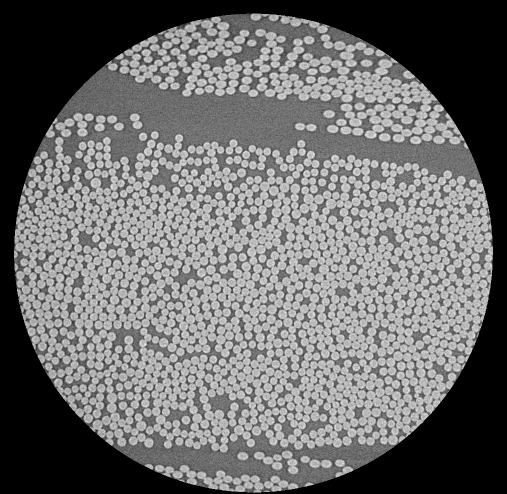
%> input picture 02506/Week04/week4/CT_lab_high_res.png, 1013 x 988 px (shown at 1/2 size)
$ octave feature_match_solution.m   (GNU Octave 9; MATLAB toolbox functions it lacks are replaced by stand-ins)
%> lines starting %> are read from the running program, lines starting %| are printed output that depends on the picture
### 02506/Week04/week04_mcode/getTransformation.m
function [R, t, s] = getTransformation(p,q)
% Computes the rotation, R, translation, t, and scale, s, of transforming
% point set p to q, such that sum_i(||s*R*p_i + t - q_i||).
% function: [R, t, s] = getTransformation(p,q)
%

% Mean of the two point sets
mean_p = mean(p,2);
mean_q = mean(q,2);

% Eucledian distance to mean point
d_q = sqrt(sum((q-mean_q).^2));
d_p = sqrt(sum((p-mean_p).^2));

% Scale
s = d_q/d_p;

% Covarince matrix
H = (q-mean_q)*(p-mean_p)';

% SVD
[u,~,v] = svd(H);

% Rotation matrix
R = u*v;
R = u*[1,0;0,sign(det(R))]*v;

% Translation
t = mean_q - s*R*mean_p;

end

### 02506/Week04/week04_mcode/feature_match_solution.m
% Exercise on feature-based registration

% Create a random point set
% Set parameters for a random point set that is rotated and translated
n = 20; % number of random points
theta = 0.7*pi; % rotation angle
R_in = [cos(theta), -sin(theta); sin(theta), cos(theta)]; % rotation matrix
T_in = rand(2,1)*1.5; % translation vector (random)
s_in = 1.3; % scale

% Compute points
p = rand(2,n); % random point set
mean_p = mean(p,2); % man point

q = R_in*p + T_in; % transform the scaled points
q = q + 0.05*rand(2,n); % add noise to the image

% Show the result
figure()
plot([p(1,:); q(1,:)], [p(2,:); q(2,:)], 'g', 'LineWidth', 2)
hold on
plot(p(1,:), p(2,:), 'r.', 'MarkerSize', 25)
plot(q(1,:), q(2,:), 'b.', 'MarkerSize', 25)
axis equal off
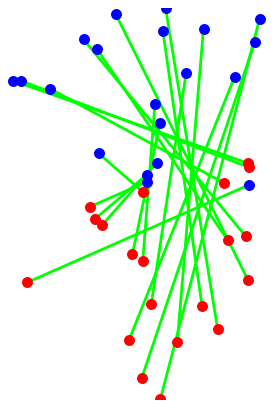
%> figure redrawn from the program's plot data

%% Recover parameters

% Find scale
mean_q = mean(q,2);
d_q = sqrt(sum((q-mean_q).^2));
d_p = sqrt(sum((p-mean_p).^2));
s = d_q/d_p;

% Find covariance matrix
C = (q-mean_q)*(p-mean_p)';

[u,ss,v] = svd(C);

R = u*v;
R = u*[1,0;0,sign(det(R))]*v;

T = mean_q - s*R*mean_p;


%% Plot the transformed points

q_new = s*R*p + T; % transform the scaled points

% Show the result
figure()
plot([q_new(1,:); q(1,:)], [q_new(2,:); q(2,:)], 'g', 'LineWidth', 2)
hold on
plot(q_new(1,:), q_new(2,:), 'r.', 'MarkerSize', 25)
plot(q(1,:), q(2,:), 'b.', 'MarkerSize', 25)
axis equal off
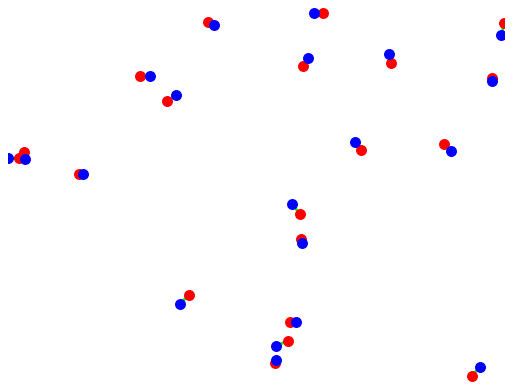
%> figure redrawn from the program's plot data


%% Compute parameters and transform points based on the function

[R, t, s] = getTransformation(p,q); % Compute the transformation parameters from the function

q_new = s*R*p + t; % transform the scaled points

% Show the result
figure()
plot([q_new(1,:); q(1,:)], [q_new(2,:); q(2,:)], 'g', 'LineWidth', 2)
hold on
plot(q_new(1,:), q_new(2,:), 'r.', 'MarkerSize', 25)
plot(q(1,:), q(2,:), 'b.', 'MarkerSize', 25)
axis equal off

%% %%%%%%%%%%%%%%%%%%%%%%%%%%%%%%%%%%%%%%%%%%%%%%%%%%%%%%%%%%%%%%%%%%%%%%%%%%%%%%%%%%%%%%%%%%%%%%%%
% Get SFIT features and match them

% Change path to vlfeat to where you have put it
addpath /Users/abda/Documents/Teaching/02506/code/vlfeat-0.9.21/toolbox
vl_setup
%> (this line was passed over: vl_setup is not available in this run)

% Path to data - change to where you have put the data
data_path = '../../../../Data/week4/';

%% Compute SIFT features in one image and plot the points

im = single(imread([data_path 'CT_lab_high_res.png'])); % read image
%> im: size 988x1013 single; min 0, max 56436, mean 24016.1; mean of the top-left, top-right, bottom-left and bottom-right quarters 21831, 23003.6, 24948.7, 26278.7

% Show image
figure
imagesc(im), colormap gray, axis image

% Compute SIFT
%> (the run ends here)
